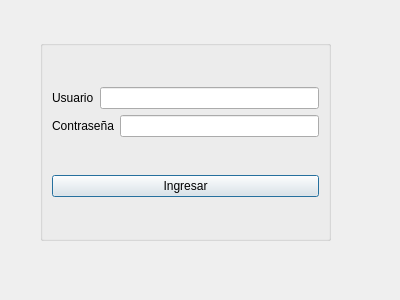
<?xml version="1.0" encoding="UTF-8"?>
<ui version="4.0">
 <class>LoginForm</class>
 <widget class="QDialog" name="LoginForm">
  <property name="geometry">
   <rect>
    <x>0</x>
    <y>0</y>
    <width>400</width>
    <height>300</height>
   </rect>
  </property>
  <property name="windowTitle">
   <string>Profesor</string>
  </property>
  <widget class="QGroupBox" name="groupBox">
   <property name="geometry">
    <rect>
     <x>40</x>
     <y>40</y>
     <width>291</width>
     <height>201</height>
    </rect>
   </property>
   <property name="title">
    <string/>
   </property>
   <layout class="QVBoxLayout" name="verticalLayout_2">
    <item>
     <layout class="QVBoxLayout" name="verticalLayout">
      <item>
       <layout class="QHBoxLayout" name="horizontalLayout">
        <item>
         <widget class="QLabel" name="label">
          <property name="text">
           <string>Usuario</string>
          </property>
         </widget>
        </item>
        <item>
         <widget class="QLineEdit" name="lineEdit_User"/>
        </item>
       </layout>
      </item>
      <item>
       <layout class="QHBoxLayout" name="horizontalLayout_2">
        <item>
         <widget class="QLabel" name="label_2">
          <property name="text">
           <string>Contraseña</string>
          </property>
         </widget>
        </item>
        <item>
         <widget class="QLineEdit" name="lineEdit_Pass"/>
        </item>
       </layout>
      </item>
     </layout>
    </item>
    <item>
     <widget class="QPushButton" name="pushButton">
      <property name="text">
       <string>Ingresar</string>
      </property>
     </widget>
    </item>
   </layout>
  </widget>
  <widget class="QLabel" name="label_Status">
   <property name="geometry">
    <rect>
     <x>66</x>
     <y>260</y>
     <width>251</width>
     <height>20</height>
    </rect>
   </property>
   <property name="text">
    <string/>
   </property>
  </widget>
 </widget>
 <resources/>
 <connections/>
</ui>
